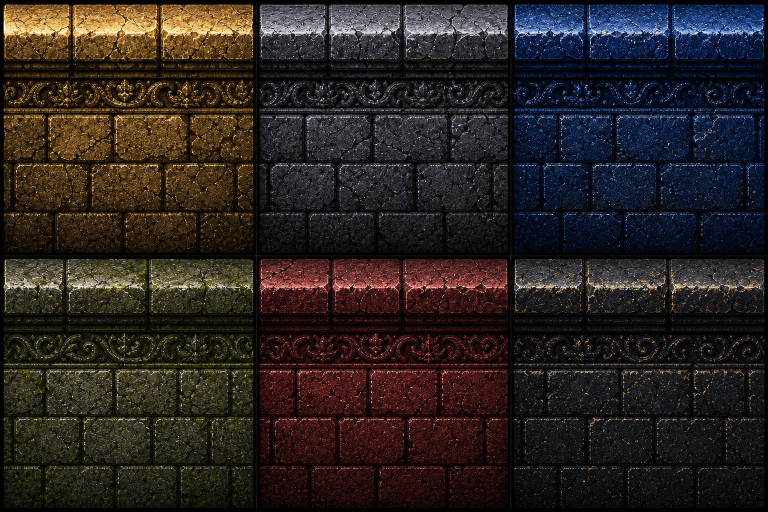
#> input picture nocturne-reliquary/assets/source/imagen_nocturne_hd_tiles_atlas_20260508.png, 1536 x 1024 px (shown at 1/2 size)
$ python build-imagen-hd-tiles.py
#> lines starting #> are read from the running program, lines starting #| are printed output that depends on the picture
"""Crop the Imagen HD platform-tile atlas into a runtime texture sheet.

Source:
  assets/source/imagen_nocturne_hd_tiles_atlas_20260508.png

Output:
  assets/generated/tiles_imagen_hd_platforms.png

The generated source is a 3x2 sheet:
  gold, stone, blue
  green, red, trim
"""

from __future__ import annotations

from pathlib import Path

from PIL import Image, ImageEnhance, ImageFilter


ROOT = Path(__file__).resolve().parents[1]
SOURCE = ROOT / "assets" / "source" / "imagen_nocturne_hd_tiles_atlas_20260508.png"
OUT = ROOT / "assets" / "generated" / "tiles_imagen_hd_platforms.png"
CELL = 256
GRID = (3, 2)


def crop_panel(atlas: Image.Image, col: int, row: int) -> Image.Image:
    panel_w = atlas.width / GRID[0]
    panel_h = atlas.height / GRID[1]
    inset = max(6, round(min(panel_w, panel_h) * 0.014))
    left = round(col * panel_w) + inset
    top = round(row * panel_h) + inset
    right = round((col + 1) * panel_w) - inset
    bottom = round((row + 1) * panel_h) - inset
    crop = atlas.crop((left, top, right, bottom)).convert("RGB")

    side = min(crop.width, crop.height)
    x = (crop.width - side) // 2
    y = (crop.height - side) // 2
    crop = crop.crop((x, y, x + side, y + side))
    crop = crop.resize((CELL, CELL), Image.Resampling.LANCZOS)
    crop = ImageEnhance.Contrast(crop).enhance(1.08)
    crop = ImageEnhance.Color(crop).enhance(1.04)
    crop = crop.filter(ImageFilter.UnsharpMask(radius=1.0, percent=80, threshold=3))
    return crop


def main() -> None:
    if not SOURCE.exists():
        raise SystemExit(f"Missing source atlas: {SOURCE}")

    atlas = Image.open(SOURCE)
#> atlas is the input picture: PIL image 1536x1024 RGB; mean R, G, B 41.8, 35.4, 32.5
    sheet = Image.new("RGB", (CELL * GRID[0], CELL * GRID[1]), (7, 7, 10))
    for row in range(GRID[1]):
        for col in range(GRID[0]):
            sheet.paste(crop_panel(atlas, col, row), (col * CELL, row * CELL))
#> this loop made 2 passes
#> pass 1, in crop_panel, `crop = atlas.crop((left, top, right, bottom)).convert("RGB")`:
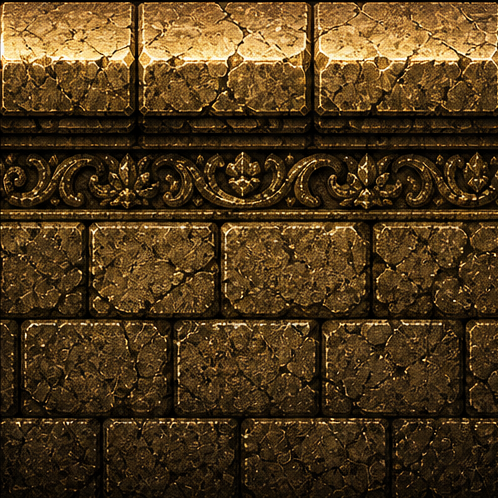
#> crop: PIL image 498x498 RGB; mean R, G, B 78.2, 56.4, 26.7
#> pass 1, in crop_panel, `crop = crop.resize((CELL, CELL), Image.Resampling.LANCZOS)`:
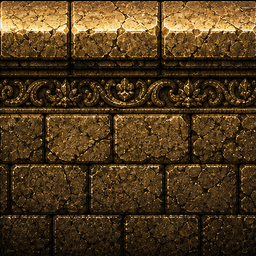
#> crop: PIL image 256x256 RGB; mean R, G, B 78.2, 56.5, 26.7
#> after the loop:
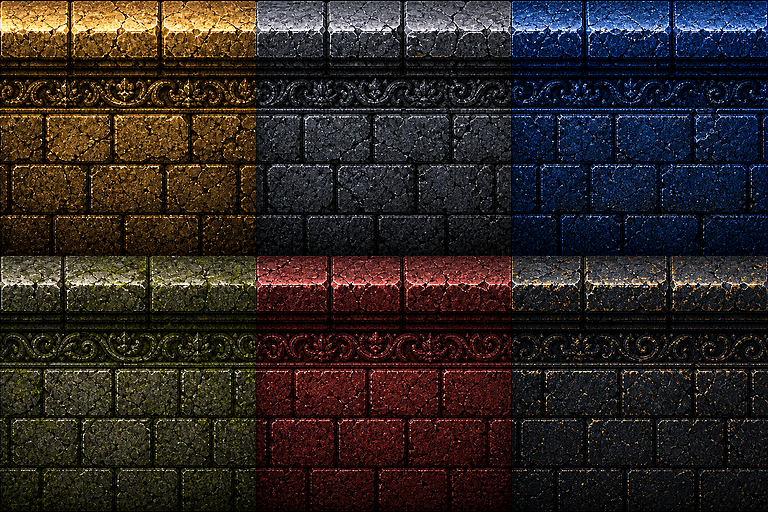
#> sheet: PIL image 768x512 RGB; mean R, G, B 45, 37.5, 33.9

    OUT.parent.mkdir(parents=True, exist_ok=True)
    sheet.save(OUT, optimize=True)
    print(f"Wrote {OUT}")


if __name__ == "__main__":
    main()

$ run again, with nocturne-reliquary/assets/source/imagen_cavern_depths_hd_20260509.png copied over nocturne-reliquary/assets/source/imagen_nocturne_hd_tiles_atlas_20260508.png
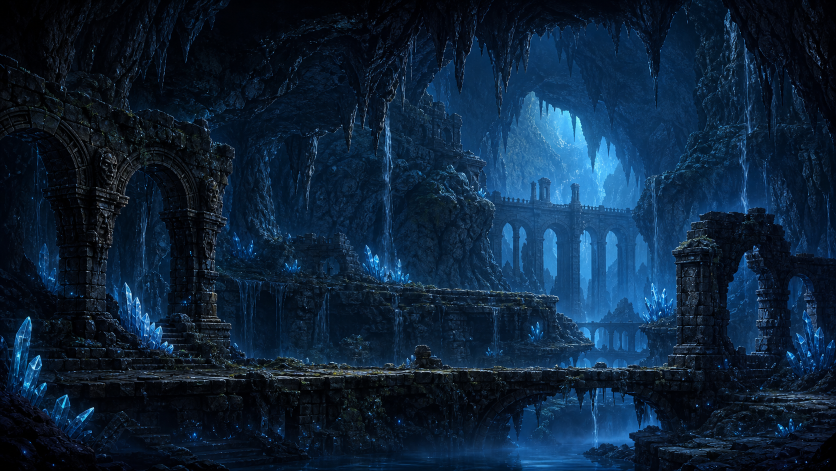
#> input picture nocturne-reliquary/assets/source/imagen_cavern_depths_hd_20260509.png, 1672 x 941 px (shown at 1/2 size)
#> in main, atlas is the input picture: PIL image 1672x941 RGB; mean R, G, B 12.9, 35, 57.8
#> the loop in main, `for row in range(GRID[1]):` made 2 passes
#> pass 1, in crop_panel, `crop = crop.resize((CELL, CELL), Image.Resampling.LANCZOS)`:
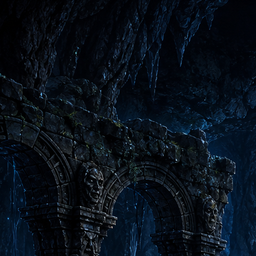
#> crop: PIL image 256x256 RGB; mean R, G, B 8.3, 16, 25.2
#> after the loop in main, `for row in range(GRID[1]):`:
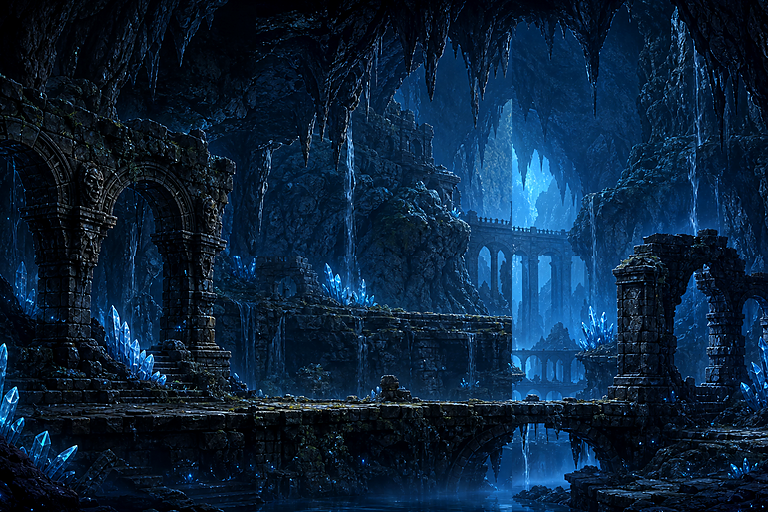
#> sheet: PIL image 768x512 RGB; mean R, G, B 10.6, 34.9, 59.6
